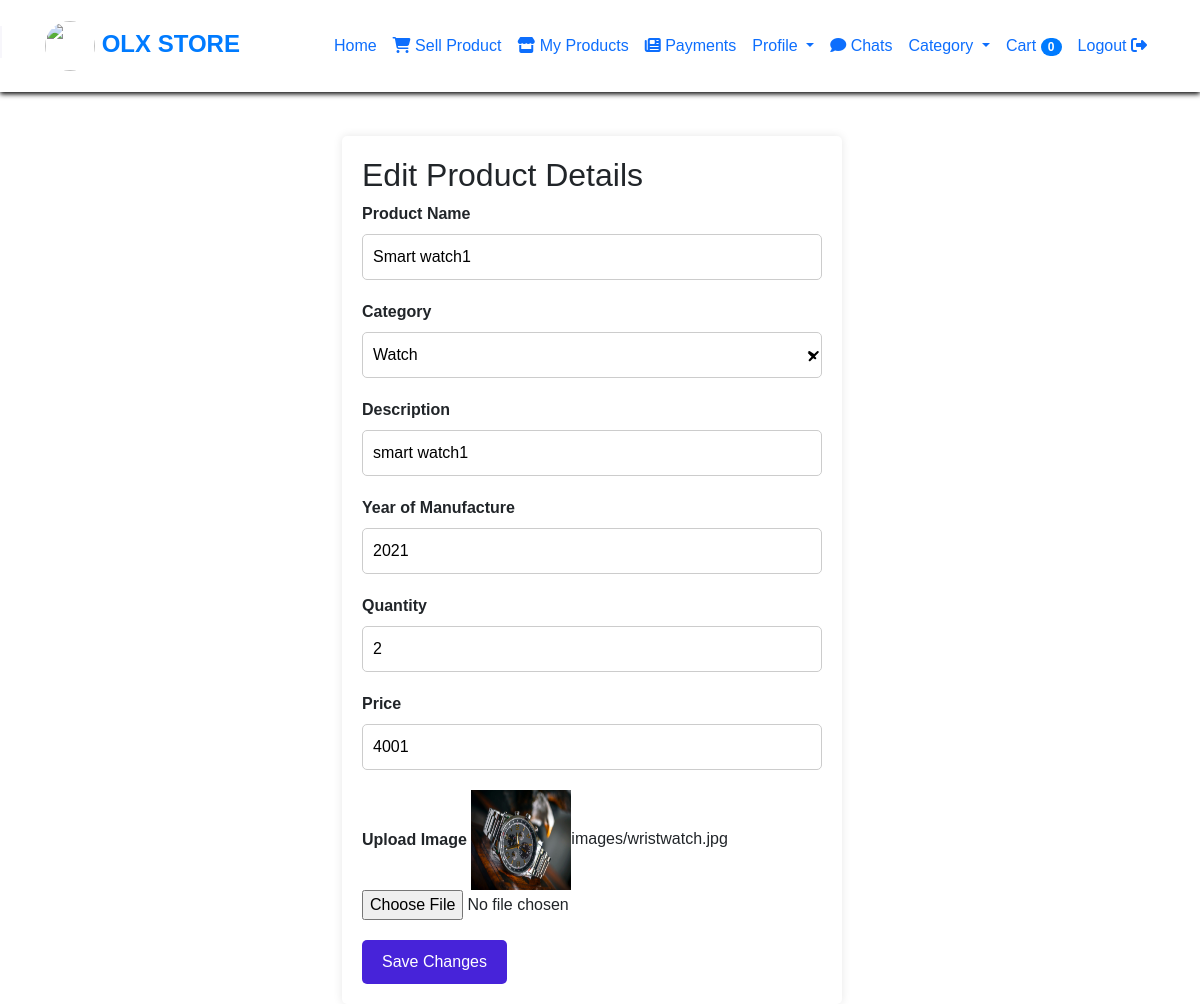
/edit_user_product/6 (signed in), run on the app's committed database.
### olx_management_app/models.py (models this page shows)
class Addproduct(models.Model):
    user = models.ForeignKey(User, on_delete=models.CASCADE, null=True)
    add=models.ForeignKey(Category,on_delete=models.CASCADE,null=True)
    Product_name=models.CharField(max_length=255)
    description=models.CharField(max_length=255)
    year=models.IntegerField(null=True)
    qty=models.PositiveIntegerField(null=True, blank=True)
    price=models.IntegerField(null=True)
    image=models.ImageField(upload_to="images/",null=True)
    is_approved = models.BooleanField(default=False)

class Category(models.Model):
    cat_name=models.CharField(max_length=255)

### olx_management_app/views.py (the view)
# urls.py: path('edit_user_product/<int:pk>', views.edit_user_product, name='edit_user_product'),
@login_required(login_url='index')
def edit_user_product(request, pk):
    Products = Addproduct.objects.get(id=pk)
    cat = Category.objects.all()
    current_user=request.user
    user_products = Addproduct.objects.filter(user=current_user,is_approved=True)
    user_chat_messages = ChatMessage.objects.filter(Product__in=user_products, reply__isnull=True).order_by('-id')
    cart_items = Cart.objects.filter(user=request.user).select_related('Product')
    return render(request, 'user_products_edit.html', {'cartitems': cart_items,'bk': Products, 'ca': cat, 'user_chat_messages':user_chat_messages})

### templates/user_products_edit.html (shortened to what this page needs)
{% load static %}
<!DOCTYPE html>
<html>
<head>
    <link
            href="https://cdn.jsdelivr.net/npm/bootstrap@5.1.3/dist/css/bootstrap.min.css"
            rel="stylesheet"
    />
    <link
            href="https://cdn.jsdelivr.net/npm/boxicons@latest/css/boxicons.min.css"
            rel="stylesheet"
    />
    <link rel="stylesheet" href="https://cdn.jsdelivr.net/npm/bootstrap@4.6.2/dist/css/bootstrap.min.css">
    <link rel="stylesheet" href="https://cdnjs.cloudflare.com/ajax/libs/font-awesome/6.4.2/css/all.min.css"
/>
</head>
<body id="body-pd">
<nav class="navbar navbar-expand-lg">
    <div class="container">
        <a class="navbar-brand" href="#"><img src="{% static 'images/giphy.gif' %}" height="50px" width="50px"
                                              class="rounded-circle"> OLX STORE</a>
        <div class="collapse navbar-collapse" id="navbarNav">
            <ul class="navbar-nav ml-auto">
                <li class="nav-item active">
                    <a class="nav-link" href="{% url 'userhome' %}">Home</a>
                </li>
                <li class="nav-item active">
                    <a class="nav-link" href="{% url 'UserAddproducts' %}"> <i class="fa-solid fa-cart-shopping"></i>
                        Sell Product </a>
                </li>
                <li class="nav-item active">
                    <a class="nav-link" href="{% url 'show_user_products' %}"> <i class="fa-solid fa-store"></i>
                        My Products </a>
                </li>
                 <li class="nav-item active">
                    <a class="nav-link" href="{% url 'show_user_payment_history' %}"> <i class="fa-solid fa-newspaper"></i>
                        Payments </a>
                </li>
                <li class="nav-item dropdown">
                    <a class="nav-link dropdown-toggle" href="#" id="facilitiesDropdown" role="button"
                       data-toggle="dropdown" aria-haspopup="true" aria-expanded="false">
                        Profile
                    </a>
                </li>
                <li class="nav-item active">
                    <a class="nav-link" href="{% url 'show_requestedProduct' %}"> <i class="fas fa-comment"></i>
                        Chats </a>
                </li>
                <li class="nav-item dropdown">
                    <a class="nav-link dropdown-toggle" href="#" id="facilitiesDropdown" role="button"
                       data-toggle="dropdown" aria-haspopup="true" aria-expanded="false">
                        Category
                    </a>
                </li>
                <li class="nav-item">
                    <a class="nav-link" href="{% url 'cart' %}">
                        Cart <span class="badge badge-pill badge-primary">{{ cartitems|length }}</span>
                    </a>
                </li>
                <li class="nav-item active">
                    <a class="nav-link" href="{% url 'logout1' %}">Logout <i class="fa-solid fa-right-from-bracket"></i></a>
                </li>
            </ul>
        </div>
    </div>
</nav>
<div class="container">
    <br><br><br>
    <div class="edit-form">
        <h2> Edit Product Details</h2>
        <form action="{% url 'edit_user_product_details' bk.id %}" method="post" enctype="multipart/form-data">
            <div class="form-group">
                <label for="ProductName">Product Name</label>
                <input type="text" id="ProductName" name="Productname" value="{{ bk.Product_name }}"
                       placeholder="Enter product name">
            </div>
            <div class="form-group">
                <label for="category">Category</label>
               <select id="category" name="category">
                    {% for c in ca %}
                        <option value="{{ c.id }}" {% if c.id == bk.add.id %}selected{% endif %}>{{ c.cat_name }}</option>
                    {% endfor %}
                </select>
            </div>
            <div class="form-group">
                <label for="description">Description</label>
                <input type="text" name="description" value="{{ bk.description }}"
                       placeholder="Enter product description">
            </div>
            <div class="form-group">
                <label for="yr">Year of Manufacture</label>
                <input type="number" id="yr" name="year" value="{{ bk.year }}" placeholder="Enter year">
            </div>
            <div class="form-group">
                <label for="qty">Quantity</label>
                <input type="number" id="qy" name="qty" value="{{ bk.qty }}" placeholder="Enter Quantity" min="0">
            </div>
            <div class="form-group">
                <label for="price">Price</label>
                <input type="number" id="price" value="{{ bk.price }}" name="price" placeholder="Enter price">
            </div>
            <div class="form-group">
                <label for="img">Upload Image</label>
                <img src="{{bk.image.url}}" alt="Product Image" width="100px" height="100px">{{bk.image}}
                <input type="file" name="img">
            </div>
            <button type="submit" class="btn btn-primary">Save Changes</button>
        </form>
    </div>
</div>
</body>
</html>

### templates/user_products_edit.html (style rules this page uses)
body { margin: 0; padding: 0; background-size: cover; background-position: center center; min-height: 100vh; font-family: Helvetica, Verdana, Roboto; }
.navbar { background: rgb(255, 255, 255); box-shadow: 0 2px 5px rgb(0, 0, 0); padding: 1rem; position: absolute; top: 0; width: 100%; z-index: 1; transition: background-color 0.3s ease-in-out; }
.navbar-brand { font-size: 1.5rem; font-weight: bold; }
.navbar-nav .nav-link { font-weight: 500; transition: color 0.3s ease-in-out; }
@media (min-width: 992px) { .navbar { position: fixed; } }
:root { --header-height: 3rem; --first-color: #4723d9; --first-color-light: #afa5d9; --white-color: #f7f6fb; --body-font: "Nunito", sans-serif; --normal-font-size: 1rem; --z-fixed: 100; }
body { position: relative; margin: var(--header-height) 0 0 0; padding: 0 1rem; font-family: var(--body-font); font-size: var(--normal-font-size); transition: 0.5s; }
a { text-decoration: none; }
.active { color: var(--white-color); }
.active::before { content: ""; position: absolute; left: 0; width: 2px; height: 32px; background-color: var(--white-color); }
@media screen and (min-width: 768px) { body { margin: calc(var(--header-height) + 1rem) 0 0 0; padding-left: calc(var(--nav-width) + 2rem); } }
.edit-form { background-color: #fff; padding: 20px; border-radius: 5px; box-shadow: 0 0 10px rgba(0, 0, 0, 0.1); max-width: 500px; margin: 0 auto; }
.form-group { margin-bottom: 20px; }
label { font-weight: bold; }
input[type="text"], input[type="number"], select { width: 100%; padding: 10px; border: 1px solid #ccc; border-radius: 5px; font-size: 16px; }
select { appearance: none; -webkit-appearance: none; -moz-appearance: none; background-size: 16px; }
button[type="submit"] { background-color: var(--first-color); color: white; padding: 10px 20px; border: none; border-radius: 5px; cursor: pointer; }

### data on the page
Addproduct: Productname "Smart watch1", category "Watch", description "smart watch1", year "2021", qty "2", price "4001", image (picture), image "images/wristwatch.jpg"

### other printed values
{{ cartitems|length }} "0"
